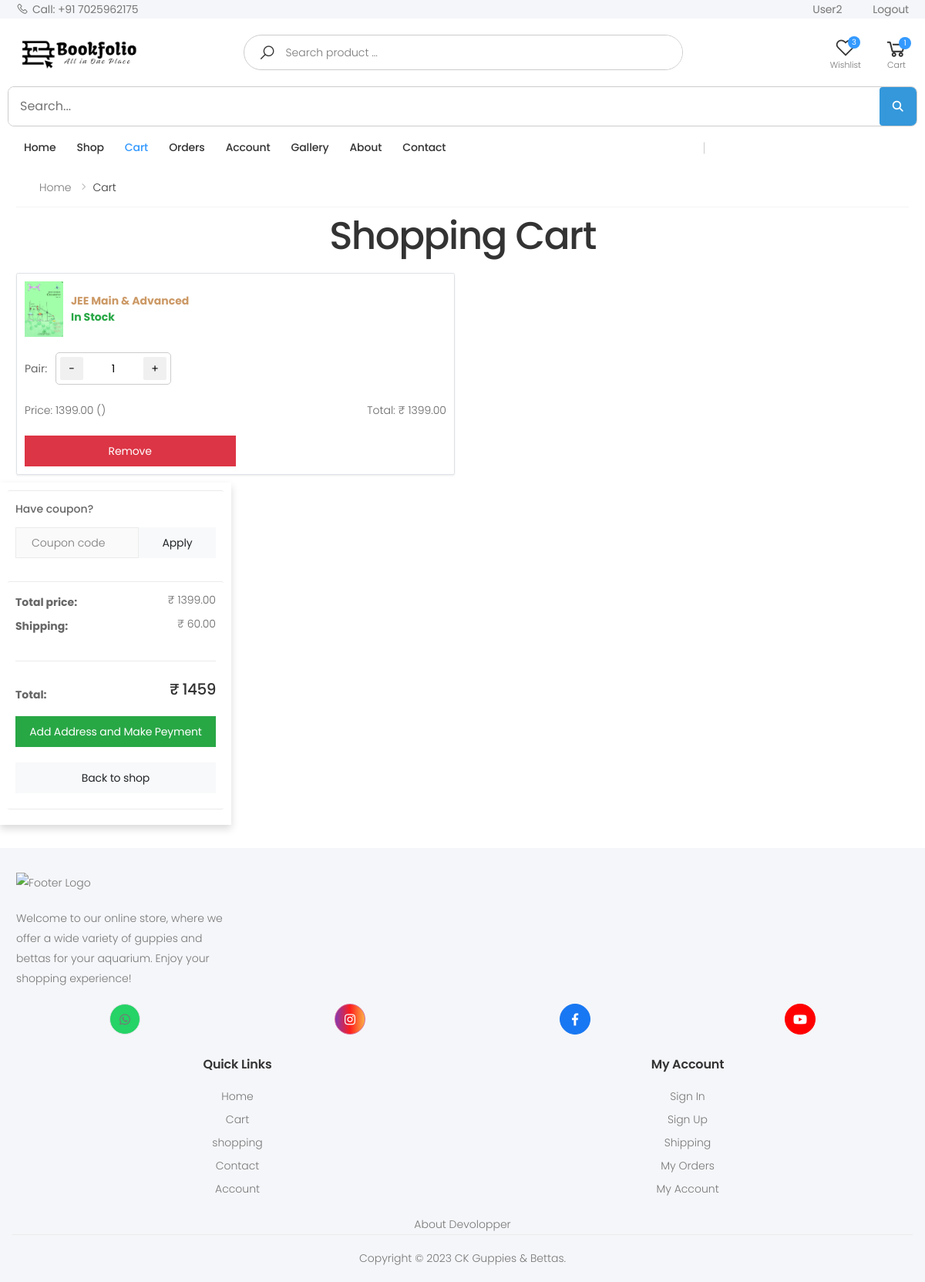
Page /cart/ (signed in) on the earlier database version.
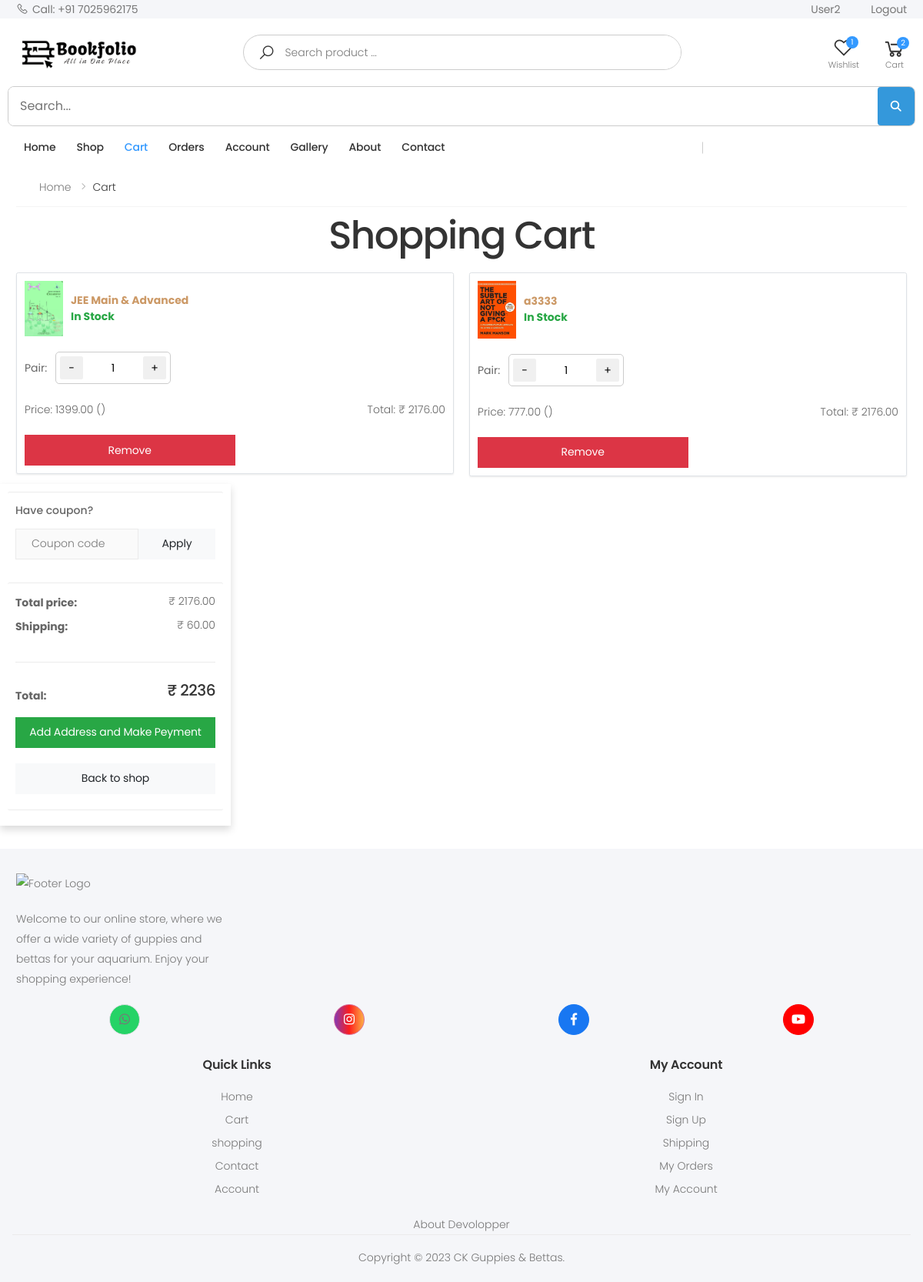
Same page on the later database version.
### store/models.py (models this page shows, shortened)
class OrderItem(models.Model):
    product = models.ForeignKey(Product, on_delete=models.SET_NULL, null=True)
    order = models.ForeignKey(Order, on_delete=models.SET_NULL, null=True)
    quantity = models.IntegerField(default=0, null=True, blank=True)
    date_added = models.DateTimeField(auto_now_add=True)
    price_at_purchase = models.DecimalField(max_digits=7, decimal_places=2, null=True, blank=True)
    @property
    def get_total(self):
        if self.price_at_purchase is None:
            self.price_at_purchase = self.product.new_price
        return self.price_at_purchase * self.quantity

class Product(models.Model):
    name = models.CharField(max_length=250, unique=True)
    slug = models.SlugField(max_length=250, unique=True)
    description = models.TextField(blank=True)
    old_price = models.DecimalField(max_digits=7, blank=True, null=True, decimal_places=2)
    new_price = models.DecimalField(max_digits=7, blank=False, decimal_places=2)
    category = models.ForeignKey(Category, on_delete=models.SET_NULL, null=True)
    image_1 = models.ImageField(upload_to='product')
    image_2 = models.ImageField(upload_to='product', blank=True)
    image_3 = models.ImageField(upload_to='product', blank=True)
    video_url = models.URLField(max_length=200, blank=True)
    stock = models.IntegerField()
    active = models.BooleanField(default=True)
    new = models.BooleanField(default=True)
    created = models.DateTimeField(auto_now_add=True)
    update = models.DateField(auto_now=True)
    def get_url(self):
        return reverse('store_app:proDetail', args=[self.category.slug, self.slug])
    class Meta:
        ordering = ('name',)
        verbose_name = 'product'
        verbose_name_plural = 'products'
    @property
    def imageURL(self):
        try:
            url = self.image_1.url
        except:
            url = ''
        return url

class Order(models.Model):
    STATUS_CHOICES = [
        ('Processing', 'Processing'),
        ('Shipped', 'Shipped'),
        ('Delivered', 'Delivered')
    ]
    customer = models.ForeignKey(Customer, on_delete=models.SET_NULL, null=True, blank=True)
    date_ordered = models.DateTimeField(auto_now_add=True)
    complete = models.BooleanField(default=False)
    transaction_id = models.CharField(max_length=100, null=True)
    status = models.CharField(max_length=20, choices=STATUS_CHOICES, default='Processing')
    processing_time = models.DateTimeField(null=True, blank=True)
    shipped_time = models.DateTimeField(null=True, blank=True)
    delivered_time = models.DateTimeField(null=True, blank=True)
    @property
    def get_cart_total(self):
        orderitems = self.orderitem_set.all()
        total = sum([item.get_total for item in orderitems])
        return total
    @property
    def get_cart_items(self):
        orderitems = self.orderitem_set.all()
        total = sum([item.quantity for item in orderitems])
        return total

### store/views.py (the view)
# urls.py: path('cart/', views.cart, name="cart"),
def cart(request):
    data = cartData(request)
    cartItems = data['cartItems']
    order = data['order']
    items = data['items']
    total_price_difference = data['total_price_difference']
    context = {'items': items, 'order': order, 'cartItems': cartItems, 'total_price_difference': total_price_difference}
    return render(request, 'store/cart.html', context)

### store/context_processors.py (called while the page is built)
def menu_link(request): # this function don't wanna call to work, it's defined in setting to work
    links_list = Category.objects.annotate(
        num_products=Count('product', filter=Q(product__active=True, product__stock__gt=0))
    ).filter(num_products__gt=0).order_by('name')  # Add an order_by clause here
    paginator3 = Paginator(links_list, 8)
    try:
        page = int(request.GET.get('page', '1'))
    except:
        page = 1
    try:
        links = paginator3.page(page)
    except (InvalidPage, EmptyPage):
        links = paginator3.page(paginator3.num_pages)
    return dict(links=links)

def cart_data(request):
    data = cartData(request)
    cartItems = data['cartItems']
    return dict(cartItems=cartItems)

def wishlist_count(request):
    if request.user.is_authenticated:
        wishlist_count = Wishlist.objects.filter(user=request.user).count()
    else:
        cookie_data = cookieWishlist(request)
        wishlist_count = cookie_data['wishlist_count']
    return {'wishlist_count': wishlist_count}

### store/models.py (called while the page is built)
    def get_url(self):
        return reverse('store_app:product_by_category', args=[self.slug])

### store/templates/store/Cart.html (shortened to what the changed rows need)
{% extends 'store/Base.html' %}
{% load static %}
{% block content %}
<link rel="stylesheet" href="{% static 'assets/css/style/cart.css' %}">
<link rel="stylesheet" href="{% static 'CSS/cart.css' %}">
<div class="container">
	{% if not items %}
	<div>
		<div class="text-center mb-3">
			<br>
			<h1>Your shopping cart is empty.</h1>
			<p class="mt-4">Please click <a href="{% url 'store_app:allProdCat' %}"><b>here</b></a> to
				continue shopping.</p>
		</div>
	</div>
	{% else %}
	<div class="text-center mb-2">
		<h1>Shopping Cart</h1>
	</div>
	<div class="row g-3">
		{% for cart_item in items %}
		<div class="col-md-6">
			<div class="card border rounded shadow-sm">
				<div class="card-header m-3">
					<a href="{{cart_item.product.get_url}}">
						<div class="d-flex align-items-center">
							<img src="{{ cart_item.product.imageURL }}" alt="{{ cart_item.product.name }}"
								class="img-fluid" style="width: 50px;">
							<div class="ms-3 ml-3">
								<div>{{ cart_item.product.name }}</div>
								<div
									class="{% if cart_item.product.active and cart_item.product.stock > 0 %} text-success {% endif %} {% if not cart_item.product.active or cart_item.product.stock == 0 %} text-muted {% endif %}">
									{% if cart_item.product.active and cart_item.product.stock > 0 %}
									In Stock
									{% else %}
									Out of Stock
									{% endif %}
								</div>
							</div>
						</div>
					</a>
				</div>
				<div class="card-body">
					<div class="d-flex flex-row justify-content-between">
						<div class="details-filter-row details-row-size">
							<label for="qty">Pair:</label>
							<div class="product-details-quantity">
								<div class="cart-item-counter">
									<button data-product="{{cart_item.product.id}}" data-action="remove"
										class="cart-decrement chg-quantity update-cart">-</button>
									<input id="cart-quantity" class="cart-quantity" value="{{ cart_item.quantity }}">
									<button data-quntity="{{cart_item.product.stock}}"
										data-product="{{cart_item.product.id}}" data-action="add"
										class="cart-increment chg-quantity update-cart">+</button>
								</div>
							</div>
						</div>
					</div>
					<div class="d-flex flex-row justify-content-between">
						<div>Price: {{ cart_item.product.new_price }} ({{ cart_item.product.price_difference }})</div>
						<div>Total: ₹ {{order.get_cart_total|floatformat:2}}</div>
					</div>
					<div class="d-flex flex-row justify-content-start">
						<button type="button" class="btn btn-danger mt-2 update-cart remove-button"
							data-product="{{ cart_item.product.id }}" data-action="remove-all">Remove</button>
					</div>
				</div>
			</div>
		</div>
		{% endfor %}
	</div>
</div>
<aside class="col-lg-3 mb-3">
	<div class="card">
		<div class="card-body">
			<form id="couponForm">
				<div class="form-group">
					<label class="form-label">Have coupon?</label>
					<div class="input-group">
						<input type="text" class="form-control pr-2" name="couponCode" placeholder="Coupon code">
						<button type="submit" class="btn btn-light"
							style="max-width: 150px; min-width: 100px;">Apply</button>
					</div>
				</div>
			</form>
		</div>
	</div>
	<div class="card">
		<div class="card-body">
			<dl class="dlist-align">
				<dt>Total price:</dt>
				<dd class="text-end"> ₹ {{order.get_cart_total|floatformat:2}}</dd>
			</dl>
			<dl class="dlist-align">
				<dt>Shipping:</dt>
				<dd class="text-end"> ₹ 60.00 </dd>
			</dl>
			<hr>
			<dl class="dlist-align">
				<dt>Total:</dt>
				<dd class="text-end text-dark h5"> ₹ {{ order.get_cart_total|add:60}} </dd>
			</dl>
			<div class="d-grid gap-2 my-3">
				<a href="{% url 'store_app:checkout' %}" class="btn btn-success w-100 mb-2"> Add Address and Make
					Peyment </a>
				<a href="/" class="btn btn-light w-100"> Back to shop </a>
			</div>
		</div>
	</div>
</aside>
{% endif %}
</div>
{% endblock %}

### store/templates/store/Base.html (shortened to what the changed rows need)
{% load static %}
<!DOCTYPE html>
<html lang="en">
<head>
    <link rel="stylesheet" href="{% static 'assets/css/bootstrap.min.css' %}">
    <link rel="stylesheet" href="{% static 'assets/css/style/Base.css' %}">
    <link rel="stylesheet" href="{% static 'assets/css/skins/skin-demo-4.css' %}">
    <link rel="stylesheet" href="{% static 'assets/css/demos/demo-4.css' %}">
    <link rel="stylesheet" href="{% static 'assets/css/style2.css' %}">
</head>
<body>
    <div class="page-wrapper">
        <header class="header header-intro-clearance header-4">
            <div class="header-middle">
                <div class="container">
                    <div class="header-right">
                        <div class="wishlist">
                            <a href="{% url 'store_app:wishlist' %}" title="Wishlist">
                                <div class="icon">
                                    <i class="icon-heart-o"></i>
                                    <span class="wishlist-count badge" id="wishlist-count">{{ wishlist_count }}</span>
                                </div>
                            </a>
                        </div>
                        <div class="dropdown cart-dropdown">
                            <a href="{% url 'store_app:cart' %}" class="dropdown-toggle">
                                <div class="icon">
                                    <i class="icon-shopping-cart"></i>
                                    <span class="cart-count" data-cart-items="{{cartItems}}">{{cartItems}}</span>
                                </div>
                            </a>
                        </div>
                    </div>
                </div>
            </div>
        </header>
        {% block content %}{% endblock %}
</body>
</html>

Differences in the rows shown:
computed for Order: get_cart_total "1399.00" → "2176.00"; get_cart_total|add "1459" → "2236"
added OrderItem: product.imageURL (picture), product.name "a3333", shows "In Stock", quantity "1", product.new_price "777.00", {{ order.get_cart_total|floatformat:2 }} "2176.00"
Other differences:
{{ wishlist_count }}: "3" → "1"
{{ cartItems }}: "1" → "2"
